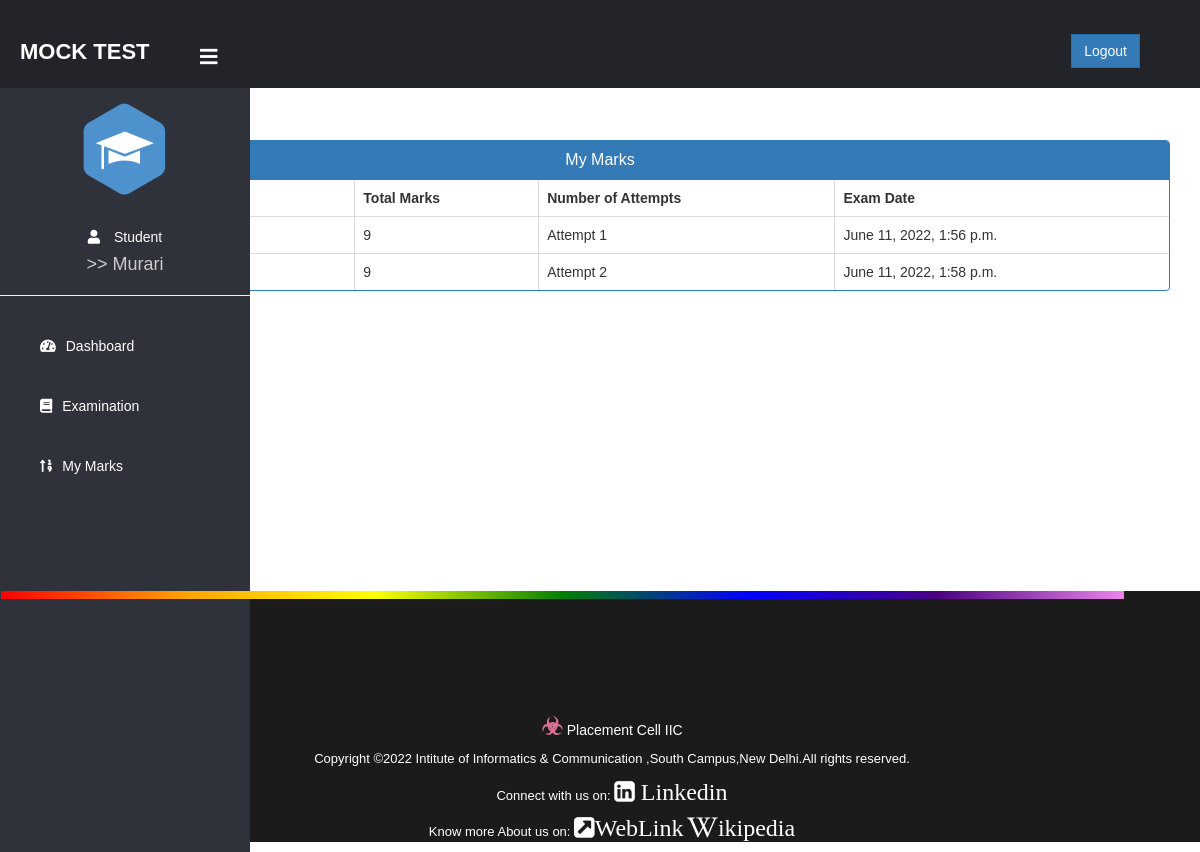
Screenshot of /student/check-marks/4 (signed in) with the database file from the repository.
### exam/models.py (models this page shows)
class Result(models.Model):
    student = models.ForeignKey(Student,on_delete=models.CASCADE)
    exam = models.ForeignKey(Course,on_delete=models.CASCADE)
    marks = models.PositiveIntegerField()
    date = models.DateTimeField(auto_now=True)

### student/views.py (the view)
# urls.py: path('check-marks/<int:pk>', views.check_marks_view,name='check-marks'),
@login_required(login_url='studentlogin')
@user_passes_test(is_student)
def check_marks_view(request,pk):
    course=QMODEL.Course.objects.get(id=pk)
    student = models.Student.objects.get(user_id=request.user.id)
    results= QMODEL.Result.objects.all().filter(exam=course).filter(student=student)
    return render(request,'student/check_marks.html',{'results':results})

### exam/models.py (called while the page is built)
   def __str__(self):
        return self.course_name

### student/views.py (called while the page is built)
def is_student(user):
    return user.groups.filter(name='STUDENT').exists()

### templates/student/check_marks.html (shortened to what this page needs)
{% extends 'student/studentbase.html' %}
{% block content %}
{%load static%}
<head>
  <link href="//netdna.bootstrapcdn.com/bootstrap/3.0.0/css/bootstrap.min.css" rel="stylesheet" id="bootstrap-css">
</head>
<br><br>
<div class="container">
  <div class="panel panel-primary">
    <div class="panel-heading">
      <h6 class="panel-title">My Marks</h6>
    </div>
    <table class="table table-hover table-bordered" id="dev-table">
      <thead>
        <tr>
          <th>Course</th>
          <th>Total Marks</th>
          <th>Number of Attempts</th>
          <th>Exam Date</th>
        </tr>
      </thead>
      {% for t in results %}
      <tr>
        <td> {{t.exam}}</td>
        <td> {{t.marks}}</td>
        <td>Attempt {{ forloop.counter }}</td>
        <td> {{t.date}}</td>
      </tr>
      {% endfor %}
    </table>
  </div>
</div>
<br><br><br><br><br><br>
{% endblock content %}

### templates/student/studentbase.html (shortened to what this page needs)
<!DOCTYPE html>
{% load static %}
<html lang="en" dir="ltr">
<head>
  <link rel="stylesheet" href="https://cdnjs.cloudflare.com/ajax/libs/font-awesome/5.12.1/css/all.min.css">
</head>
<body>
  <header>
    <label for="check">
      <i style="left: 200px;margin-top: 17px;"class="fas fa-bars" id="sidebar_btn"></i>
    </label>
    <div class="left_area">
      <h3>Mock Test</h3>
    </div>
    <div class="right_area">
      <a href="/logout" class="logout_btn btn btn-primary" style="border-radius:0px;">Logout</a>
    </div>
  </header>
  <div class="sidebar">
    <center>
      <img src="{% static 'image/student.png' %}" class="profile_image" alt="">
      <h5 style="color: rgb(255, 255, 255); margin-top: 20px;"><i class="fas fa-user"></i> Student </h5>
      <h4>>> {{request.user.first_name}}</h4>
      <hr>
    </center>
    <a href="/student/student-dashboard"><i class="fas fa-tachometer-alt"></i><span>Dashboard</span></a>
    <a href="/student/student-exam"><i class="fas fa-book"></i><span>Examination</span></a>
    <a href="/student/student-marks"><i class="fas fa-sort-numeric-up"></i><span>My Marks</span></a>
  </div>
  <div class="content">
    <br><br><br><br><br>
    {% block content %}
    {% endblock content %}
    <br><br><br>
    {% include "exam/footer.html" %}
  </div>
</body>
</html>

### templates/student/studentbase.html (style rules this page uses)
a:link { text-decoration: none; }
body { margin: 0; padding: 0; font-family: "Gill Sans", sans-serif;; }
header { position: fixed; background: #22242A; padding: 20px; width: 100%; z-index: 1; }
.left_area h3 { color: #fff; margin: 0px; text-transform: uppercase; font-size: 22px; font-weight: 900; }
.logout_btn { padding: 5px; background: #ef5350; text-decoration: none; float: right; margin-top: -30px; margin-right: 40px; border-radius: 2px; font-size: 15px; font-weight: 600; color: #fff; transition: 0.5s; }
.sidebar { background: #2f323a; margin-top: 70px; padding-top: 30px; position: fixed; left: 0; width: 250px; height: 100%; transition: 0.5s; transition-property: left; }
.sidebar .profile_image { width: 100px; height: 100px; border-radius: 100px; margin-bottom: 10px; }
.sidebar h4 { color: #ccc; margin-top: 0; }
.sidebar a { color: #fff; display: block; width: 100%; line-height: 60px; text-decoration: none; padding-left: 40px; box-sizing: border-box; transition: 0.5s; }
.sidebar i { padding-right: 10px; }
label #sidebar_btn { z-index: 1; color: #fff; position: fixed; cursor: pointer; left: 300px; font-size: 20px; margin: 5px 0; transition: 0.5s; transition-property: color; }

### templates/student/check_marks.html (style rules this page uses)
a:link { text-decoration: none; }
h6 { text-align: center; }

### templates/exam/footer.html (style rules this page uses)
* { margin: 0; padding: 0; text-decoration: none; font-family: Verdana, Geneva, Tahoma, sans-serif; box-sizing: border-box; }

### rows the page displays
Result: marks "9", date "June 11, 2022, 1:56 p.m."
Result: marks "9", date "June 11, 2022, 1:58 p.m."

### other values shown
{{ request.user.first_name }} "Murari"
